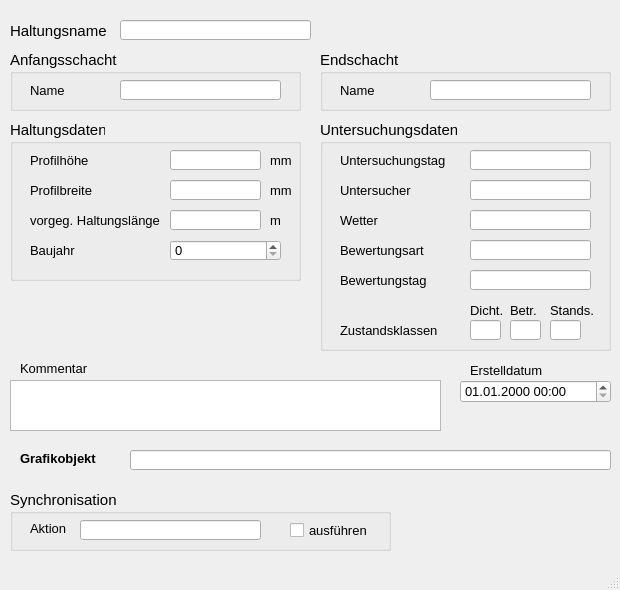
<?xml version="1.0" encoding="UTF-8"?>
<ui version="4.0">
 <class>MainWindow</class>
 <widget class="QMainWindow" name="MainWindow">
  <property name="geometry">
   <rect>
    <x>0</x>
    <y>0</y>
    <width>620</width>
    <height>590</height>
   </rect>
  </property>
  <property name="sizePolicy">
   <sizepolicy hsizetype="Preferred" vsizetype="Preferred">
    <horstretch>0</horstretch>
    <verstretch>0</verstretch>
   </sizepolicy>
  </property>
  <property name="minimumSize">
   <size>
    <width>620</width>
    <height>590</height>
   </size>
  </property>
  <property name="maximumSize">
   <size>
    <width>620</width>
    <height>590</height>
   </size>
  </property>
  <property name="baseSize">
   <size>
    <width>0</width>
    <height>0</height>
   </size>
  </property>
  <property name="font">
   <font>
    <family>Tahoma</family>
    <pointsize>10</pointsize>
   </font>
  </property>
  <property name="windowTitle">
   <string>MainWindow</string>
  </property>
  <widget class="QWidget" name="centralwidget">
   <widget class="QLabel" name="label">
    <property name="geometry">
     <rect>
      <x>10</x>
      <y>20</y>
      <width>131</width>
      <height>21</height>
     </rect>
    </property>
    <property name="font">
     <font>
      <family>Tahoma</family>
      <pointsize>11</pointsize>
     </font>
    </property>
    <property name="text">
     <string>Haltungsname</string>
    </property>
   </widget>
   <widget class="QGroupBox" name="groupBox">
    <property name="geometry">
     <rect>
      <x>10</x>
      <y>50</y>
      <width>291</width>
      <height>61</height>
     </rect>
    </property>
    <property name="font">
     <font>
      <family>Tahoma</family>
      <pointsize>11</pointsize>
     </font>
    </property>
    <property name="title">
     <string>Anfangsschacht</string>
    </property>
    <widget class="QLabel" name="label_3">
     <property name="geometry">
      <rect>
       <x>20</x>
       <y>30</y>
       <width>91</width>
       <height>21</height>
      </rect>
     </property>
     <property name="font">
      <font>
       <family>Tahoma</family>
       <pointsize>10</pointsize>
      </font>
     </property>
     <property name="text">
      <string>Name</string>
     </property>
    </widget>
    <widget class="QLineEdit" name="schoben">
     <property name="geometry">
      <rect>
       <x>110</x>
       <y>30</y>
       <width>161</width>
       <height>20</height>
      </rect>
     </property>
     <property name="font">
      <font>
       <family>Tahoma</family>
       <pointsize>10</pointsize>
      </font>
     </property>
     <property name="toolTip">
      <string>&lt;html&gt;&lt;head/&gt;&lt;body&gt;&lt;p&gt;Name des oberen Schachts&lt;/p&gt;&lt;/body&gt;&lt;/html&gt;</string>
     </property>
     <property name="statusTip">
      <string>Name des oberen Schachts</string>
     </property>
    </widget>
   </widget>
   <widget class="QGroupBox" name="groupBox_3">
    <property name="geometry">
     <rect>
      <x>320</x>
      <y>50</y>
      <width>291</width>
      <height>61</height>
     </rect>
    </property>
    <property name="font">
     <font>
      <family>Tahoma</family>
      <pointsize>11</pointsize>
     </font>
    </property>
    <property name="title">
     <string>Endschacht</string>
    </property>
    <widget class="QLabel" name="label_9">
     <property name="geometry">
      <rect>
       <x>20</x>
       <y>30</y>
       <width>71</width>
       <height>21</height>
      </rect>
     </property>
     <property name="font">
      <font>
       <family>Tahoma</family>
       <pointsize>10</pointsize>
      </font>
     </property>
     <property name="text">
      <string>Name</string>
     </property>
    </widget>
    <widget class="QLineEdit" name="schunten">
     <property name="geometry">
      <rect>
       <x>110</x>
       <y>30</y>
       <width>161</width>
       <height>20</height>
      </rect>
     </property>
     <property name="font">
      <font>
       <family>Tahoma</family>
       <pointsize>10</pointsize>
      </font>
     </property>
     <property name="toolTip">
      <string>&lt;html&gt;&lt;head/&gt;&lt;body&gt;&lt;p&gt;Name des unteren Schachts&lt;/p&gt;&lt;/body&gt;&lt;/html&gt;</string>
     </property>
     <property name="statusTip">
      <string>Name des unteren Schachts</string>
     </property>
    </widget>
   </widget>
   <widget class="QTextEdit" name="kommentar">
    <property name="geometry">
     <rect>
      <x>10</x>
      <y>380</y>
      <width>431</width>
      <height>51</height>
     </rect>
    </property>
    <property name="font">
     <font>
      <family>Tahoma</family>
      <pointsize>10</pointsize>
     </font>
    </property>
    <property name="toolTip">
     <string>&lt;html&gt;&lt;head/&gt;&lt;body&gt;&lt;p&gt;Platz für zusätzliche Kommentare.&lt;/p&gt;&lt;/body&gt;&lt;/html&gt;</string>
    </property>
    <property name="statusTip">
     <string>Platz für zusätzliche Kommentare.</string>
    </property>
   </widget>
   <widget class="QLabel" name="label_22">
    <property name="geometry">
     <rect>
      <x>20</x>
      <y>360</y>
      <width>81</width>
      <height>16</height>
     </rect>
    </property>
    <property name="font">
     <font>
      <family>Tahoma</family>
      <pointsize>10</pointsize>
     </font>
    </property>
    <property name="text">
     <string>Kommentar</string>
    </property>
   </widget>
   <widget class="QLineEdit" name="leitnam">
    <property name="geometry">
     <rect>
      <x>120</x>
      <y>20</y>
      <width>191</width>
      <height>20</height>
     </rect>
    </property>
    <property name="font">
     <font>
      <family>Tahoma</family>
      <pointsize>10</pointsize>
     </font>
    </property>
    <property name="toolTip">
     <string>&lt;html&gt;&lt;head/&gt;&lt;body&gt;&lt;p&gt;Eindeutiger Haltungsname&lt;/p&gt;&lt;/body&gt;&lt;/html&gt;</string>
    </property>
    <property name="statusTip">
     <string>Eindeutiger Haltungsname</string>
    </property>
   </widget>
   <widget class="QGroupBox" name="groupBox_2">
    <property name="geometry">
     <rect>
      <x>10</x>
      <y>120</y>
      <width>291</width>
      <height>161</height>
     </rect>
    </property>
    <property name="font">
     <font>
      <family>Tahoma</family>
      <pointsize>11</pointsize>
     </font>
    </property>
    <property name="title">
     <string>Haltungsdaten</string>
    </property>
    <widget class="QLabel" name="label_7">
     <property name="geometry">
      <rect>
       <x>20</x>
       <y>60</y>
       <width>101</width>
       <height>21</height>
      </rect>
     </property>
     <property name="font">
      <font>
       <family>Tahoma</family>
       <pointsize>10</pointsize>
      </font>
     </property>
     <property name="text">
      <string>Profilbreite</string>
     </property>
    </widget>
    <widget class="QLabel" name="label_20">
     <property name="geometry">
      <rect>
       <x>260</x>
       <y>60</y>
       <width>31</width>
       <height>21</height>
      </rect>
     </property>
     <property name="font">
      <font>
       <family>Tahoma</family>
       <pointsize>10</pointsize>
      </font>
     </property>
     <property name="text">
      <string>mm</string>
     </property>
    </widget>
    <widget class="QLabel" name="label_21">
     <property name="geometry">
      <rect>
       <x>260</x>
       <y>90</y>
       <width>31</width>
       <height>21</height>
      </rect>
     </property>
     <property name="font">
      <font>
       <family>Tahoma</family>
       <pointsize>10</pointsize>
      </font>
     </property>
     <property name="text">
      <string>m </string>
     </property>
    </widget>
    <widget class="QLineEdit" name="laenge">
     <property name="geometry">
      <rect>
       <x>160</x>
       <y>90</y>
       <width>91</width>
       <height>20</height>
      </rect>
     </property>
     <property name="font">
      <font>
       <family>Tahoma</family>
       <pointsize>10</pointsize>
      </font>
     </property>
     <property name="toolTip">
      <string>&lt;html&gt;&lt;head/&gt;&lt;body&gt;&lt;p&gt;&lt;span style=&quot; font-size:10pt;&quot;&gt;vorgegebene Haltungslänge, falls diese nicht automatisch berechnet werden soll&lt;/span&gt;&lt;/p&gt;&lt;/body&gt;&lt;/html&gt;</string>
     </property>
     <property name="statusTip">
      <string>vorgegebene Haltungslänge, falls diese nicht automatisch berechnet werden soll</string>
     </property>
    </widget>
    <widget class="QLabel" name="label_17">
     <property name="geometry">
      <rect>
       <x>20</x>
       <y>90</y>
       <width>151</width>
       <height>21</height>
      </rect>
     </property>
     <property name="font">
      <font>
       <family>Tahoma</family>
       <pointsize>10</pointsize>
      </font>
     </property>
     <property name="text">
      <string>vorgeg. Haltungslänge</string>
     </property>
    </widget>
    <widget class="QLineEdit" name="hoehe">
     <property name="geometry">
      <rect>
       <x>160</x>
       <y>30</y>
       <width>91</width>
       <height>20</height>
      </rect>
     </property>
     <property name="font">
      <font>
       <family>Tahoma</family>
       <pointsize>10</pointsize>
      </font>
     </property>
     <property name="toolTip">
      <string>&lt;html&gt;&lt;head/&gt;&lt;body&gt;&lt;p&gt;Bedeutung hängt vom Profiltyp ab&lt;/p&gt;&lt;/body&gt;&lt;/html&gt;</string>
     </property>
     <property name="statusTip">
      <string>Bedeutung hängt vom Profiltyp ab</string>
     </property>
    </widget>
    <widget class="QLabel" name="label_16">
     <property name="geometry">
      <rect>
       <x>260</x>
       <y>30</y>
       <width>31</width>
       <height>21</height>
      </rect>
     </property>
     <property name="font">
      <font>
       <family>Tahoma</family>
       <pointsize>10</pointsize>
      </font>
     </property>
     <property name="text">
      <string>mm</string>
     </property>
    </widget>
    <widget class="QLineEdit" name="breite">
     <property name="geometry">
      <rect>
       <x>160</x>
       <y>60</y>
       <width>91</width>
       <height>20</height>
      </rect>
     </property>
     <property name="font">
      <font>
       <family>Tahoma</family>
       <pointsize>10</pointsize>
      </font>
     </property>
     <property name="toolTip">
      <string>&lt;html&gt;&lt;head/&gt;&lt;body&gt;&lt;p&gt;Bedeutung hängt vom Profiltyp ab&lt;/p&gt;&lt;/body&gt;&lt;/html&gt;</string>
     </property>
     <property name="statusTip">
      <string>Bedeutung hängt vom Profiltyp ab</string>
     </property>
    </widget>
    <widget class="QLabel" name="label_6">
     <property name="geometry">
      <rect>
       <x>20</x>
       <y>30</y>
       <width>101</width>
       <height>21</height>
      </rect>
     </property>
     <property name="font">
      <font>
       <family>Tahoma</family>
       <pointsize>10</pointsize>
      </font>
     </property>
     <property name="text">
      <string>Profilhöhe</string>
     </property>
    </widget>
    <widget class="QLabel" name="label_60">
     <property name="geometry">
      <rect>
       <x>20</x>
       <y>120</y>
       <width>151</width>
       <height>21</height>
      </rect>
     </property>
     <property name="font">
      <font>
       <family>Tahoma</family>
       <pointsize>10</pointsize>
      </font>
     </property>
     <property name="text">
      <string>Baujahr</string>
     </property>
    </widget>
    <widget class="QSpinBox" name="baujahr">
     <property name="geometry">
      <rect>
       <x>160</x>
       <y>120</y>
       <width>111</width>
       <height>21</height>
      </rect>
     </property>
     <property name="font">
      <font>
       <family>Tahoma</family>
       <pointsize>10</pointsize>
      </font>
     </property>
     <property name="toolTip">
      <string>&lt;html&gt;&lt;head/&gt;&lt;body&gt;&lt;p&gt;Baujahr der Haltung&lt;/p&gt;&lt;/body&gt;&lt;/html&gt;</string>
     </property>
     <property name="statusTip">
      <string>Baujahr der Haltung</string>
     </property>
    </widget>
   </widget>
   <widget class="QLabel" name="label_71">
    <property name="geometry">
     <rect>
      <x>470</x>
      <y>360</y>
      <width>91</width>
      <height>21</height>
     </rect>
    </property>
    <property name="text">
     <string>Erstelldatum</string>
    </property>
   </widget>
   <widget class="QgsDateTimeEdit" name="createdat">
    <property name="geometry">
     <rect>
      <x>460</x>
      <y>380</y>
      <width>151</width>
      <height>23</height>
     </rect>
    </property>
    <property name="font">
     <font>
      <family>Tahoma</family>
      <pointsize>10</pointsize>
     </font>
    </property>
    <property name="currentSection">
     <enum>QDateTimeEdit::DaySection</enum>
    </property>
    <property name="displayFormat">
     <string>dd.MM.yyyy HH:mm</string>
    </property>
   </widget>
   <widget class="QGroupBox" name="groupBox_4">
    <property name="geometry">
     <rect>
      <x>320</x>
      <y>120</y>
      <width>291</width>
      <height>231</height>
     </rect>
    </property>
    <property name="font">
     <font>
      <family>Tahoma</family>
      <pointsize>11</pointsize>
     </font>
    </property>
    <property name="title">
     <string>Untersuchungsdaten</string>
    </property>
    <widget class="QLabel" name="label_61">
     <property name="geometry">
      <rect>
       <x>20</x>
       <y>30</y>
       <width>151</width>
       <height>21</height>
      </rect>
     </property>
     <property name="font">
      <font>
       <family>Tahoma</family>
       <pointsize>10</pointsize>
      </font>
     </property>
     <property name="text">
      <string>Untersuchungstag</string>
     </property>
    </widget>
    <widget class="QLineEdit" name="untersuchtag">
     <property name="geometry">
      <rect>
       <x>150</x>
       <y>30</y>
       <width>121</width>
       <height>20</height>
      </rect>
     </property>
     <property name="font">
      <font>
       <family>Tahoma</family>
       <pointsize>10</pointsize>
      </font>
     </property>
     <property name="toolTip">
      <string>&lt;html&gt;&lt;head/&gt;&lt;body&gt;&lt;p&gt;Datum des Untersuchungstages&lt;/p&gt;&lt;/body&gt;&lt;/html&gt;</string>
     </property>
     <property name="statusTip">
      <string>Datum des Untersuchungstages</string>
     </property>
    </widget>
    <widget class="QLabel" name="label_62">
     <property name="geometry">
      <rect>
       <x>20</x>
       <y>60</y>
       <width>151</width>
       <height>21</height>
      </rect>
     </property>
     <property name="font">
      <font>
       <family>Tahoma</family>
       <pointsize>10</pointsize>
      </font>
     </property>
     <property name="text">
      <string>Untersucher</string>
     </property>
    </widget>
    <widget class="QLineEdit" name="untersucher">
     <property name="geometry">
      <rect>
       <x>150</x>
       <y>60</y>
       <width>121</width>
       <height>20</height>
      </rect>
     </property>
     <property name="font">
      <font>
       <family>Tahoma</family>
       <pointsize>10</pointsize>
      </font>
     </property>
     <property name="toolTip">
      <string>&lt;html&gt;&lt;head/&gt;&lt;body&gt;&lt;p&gt;Name bzw. Kürzel des Untersuchers&lt;/p&gt;&lt;/body&gt;&lt;/html&gt;</string>
     </property>
     <property name="statusTip">
      <string>Name bzw. Kürzel des Untersuchers</string>
     </property>
    </widget>
    <widget class="QLabel" name="label_63">
     <property name="geometry">
      <rect>
       <x>20</x>
       <y>90</y>
       <width>151</width>
       <height>21</height>
      </rect>
     </property>
     <property name="font">
      <font>
       <family>Tahoma</family>
       <pointsize>10</pointsize>
      </font>
     </property>
     <property name="text">
      <string>Wetter</string>
     </property>
    </widget>
    <widget class="QLineEdit" name="wetter">
     <property name="geometry">
      <rect>
       <x>150</x>
       <y>90</y>
       <width>121</width>
       <height>20</height>
      </rect>
     </property>
     <property name="font">
      <font>
       <family>Tahoma</family>
       <pointsize>10</pointsize>
      </font>
     </property>
     <property name="toolTip">
      <string>&lt;html&gt;&lt;head/&gt;&lt;body&gt;&lt;p&gt;kurzer Kommentar zum Wetter am Untersuchungstag&lt;/p&gt;&lt;/body&gt;&lt;/html&gt;</string>
     </property>
     <property name="statusTip">
      <string>kurzer Kommentar zum Wetter am Untersuchungstag</string>
     </property>
    </widget>
    <widget class="QLabel" name="label_64">
     <property name="geometry">
      <rect>
       <x>20</x>
       <y>120</y>
       <width>151</width>
       <height>21</height>
      </rect>
     </property>
     <property name="font">
      <font>
       <family>Tahoma</family>
       <pointsize>10</pointsize>
      </font>
     </property>
     <property name="text">
      <string>Bewertungsart</string>
     </property>
    </widget>
    <widget class="QLineEdit" name="bewertungsart">
     <property name="geometry">
      <rect>
       <x>150</x>
       <y>120</y>
       <width>121</width>
       <height>20</height>
      </rect>
     </property>
     <property name="font">
      <font>
       <family>Tahoma</family>
       <pointsize>10</pointsize>
      </font>
     </property>
     <property name="toolTip">
      <string>&lt;html&gt;&lt;head/&gt;&lt;body&gt;&lt;p&gt;Name des verwndeten Bewertungsmodells (z.B. DWA-M 149-3)&lt;/p&gt;&lt;/body&gt;&lt;/html&gt;</string>
     </property>
     <property name="statusTip">
      <string>Name des verwndeten Bewertungsmodells (z.B. DWA-M 149-3)</string>
     </property>
    </widget>
    <widget class="QLabel" name="label_65">
     <property name="geometry">
      <rect>
       <x>20</x>
       <y>150</y>
       <width>151</width>
       <height>21</height>
      </rect>
     </property>
     <property name="font">
      <font>
       <family>Tahoma</family>
       <pointsize>10</pointsize>
      </font>
     </property>
     <property name="text">
      <string>Bewertungstag</string>
     </property>
    </widget>
    <widget class="QLineEdit" name="bewertungstag">
     <property name="geometry">
      <rect>
       <x>150</x>
       <y>150</y>
       <width>121</width>
       <height>20</height>
      </rect>
     </property>
     <property name="font">
      <font>
       <family>Tahoma</family>
       <pointsize>10</pointsize>
      </font>
     </property>
     <property name="toolTip">
      <string>&lt;html&gt;&lt;head/&gt;&lt;body&gt;&lt;p&gt;Datum des Tages, an dem die Bewertung durchgeführt wird&lt;/p&gt;&lt;/body&gt;&lt;/html&gt;</string>
     </property>
     <property name="statusTip">
      <string>Datum des Tages, an dem die Bewertung durchgeführt wird</string>
     </property>
    </widget>
    <widget class="QLabel" name="label_38">
     <property name="geometry">
      <rect>
       <x>230</x>
       <y>180</y>
       <width>51</width>
       <height>21</height>
      </rect>
     </property>
     <property name="font">
      <font>
       <family>Tahoma</family>
       <pointsize>10</pointsize>
      </font>
     </property>
     <property name="text">
      <string>Stands.</string>
     </property>
    </widget>
    <widget class="QLineEdit" name="max_ZS">
     <property name="geometry">
      <rect>
       <x>230</x>
       <y>200</y>
       <width>31</width>
       <height>20</height>
      </rect>
     </property>
     <property name="toolTip">
      <string>&lt;html&gt;&lt;head/&gt;&lt;body&gt;&lt;p&gt;Zustandsklasse Betriebssicherheit&lt;/p&gt;&lt;/body&gt;&lt;/html&gt;</string>
     </property>
     <property name="statusTip">
      <string>Zustandsklasse Betriebssicherheit</string>
     </property>
    </widget>
    <widget class="QLabel" name="label_37">
     <property name="geometry">
      <rect>
       <x>190</x>
       <y>180</y>
       <width>41</width>
       <height>21</height>
      </rect>
     </property>
     <property name="font">
      <font>
       <family>Tahoma</family>
       <pointsize>10</pointsize>
      </font>
     </property>
     <property name="text">
      <string>Betr.</string>
     </property>
    </widget>
    <widget class="QLabel" name="label_36">
     <property name="geometry">
      <rect>
       <x>20</x>
       <y>200</y>
       <width>121</width>
       <height>21</height>
      </rect>
     </property>
     <property name="font">
      <font>
       <family>Tahoma</family>
       <pointsize>10</pointsize>
      </font>
     </property>
     <property name="text">
      <string>Zustandsklassen</string>
     </property>
    </widget>
    <widget class="QLabel" name="label_39">
     <property name="geometry">
      <rect>
       <x>150</x>
       <y>180</y>
       <width>41</width>
       <height>21</height>
      </rect>
     </property>
     <property name="font">
      <font>
       <family>Tahoma</family>
       <pointsize>10</pointsize>
      </font>
     </property>
     <property name="text">
      <string>Dicht.</string>
     </property>
    </widget>
    <widget class="QLineEdit" name="max_ZD">
     <property name="geometry">
      <rect>
       <x>150</x>
       <y>200</y>
       <width>31</width>
       <height>20</height>
      </rect>
     </property>
     <property name="toolTip">
      <string>&lt;html&gt;&lt;head/&gt;&lt;body&gt;&lt;p&gt;Zustandsklasse Dichtheit&lt;/p&gt;&lt;/body&gt;&lt;/html&gt;</string>
     </property>
     <property name="statusTip">
      <string>Zustandsklasse Dichtheit</string>
     </property>
    </widget>
    <widget class="QLineEdit" name="max_ZB">
     <property name="geometry">
      <rect>
       <x>190</x>
       <y>200</y>
       <width>31</width>
       <height>20</height>
      </rect>
     </property>
     <property name="toolTip">
      <string>&lt;html&gt;&lt;head/&gt;&lt;body&gt;&lt;p&gt;Zustandsklasse Betriebssicherheit&lt;/p&gt;&lt;/body&gt;&lt;/html&gt;</string>
     </property>
     <property name="statusTip">
      <string>Zustandsklasse Betriebssicherheit</string>
     </property>
    </widget>
   </widget>
   <widget class="QLabel" name="label_23">
    <property name="geometry">
     <rect>
      <x>20</x>
      <y>450</y>
      <width>101</width>
      <height>16</height>
     </rect>
    </property>
    <property name="font">
     <font>
      <family>Tahoma</family>
      <pointsize>10</pointsize>
      <weight>75</weight>
      <bold>true</bold>
     </font>
    </property>
    <property name="text">
     <string>Grafikobjekt</string>
    </property>
   </widget>
   <widget class="QGroupBox" name="groupBox_sync">
    <property name="geometry">
     <rect>
      <x>10</x>
      <y>490</y>
      <width>381</width>
      <height>61</height>
     </rect>
    </property>
    <property name="font">
     <font>
      <family>Tahoma</family>
      <pointsize>11</pointsize>
     </font>
    </property>
    <property name="title">
     <string>Synchronisation</string>
    </property>
    <widget class="QCheckBox" name="status">
     <property name="geometry">
      <rect>
       <x>280</x>
       <y>30</y>
       <width>101</width>
       <height>21</height>
      </rect>
     </property>
     <property name="font">
      <font>
       <family>Tahoma</family>
       <pointsize>10</pointsize>
      </font>
     </property>
     <property name="toolTip">
      <string>Synchronisation aktivieren</string>
     </property>
     <property name="statusTip">
      <string>Synchronisation aktivieren</string>
     </property>
     <property name="text">
      <string>ausführen</string>
     </property>
    </widget>
    <widget class="QLabel" name="label_19">
     <property name="geometry">
      <rect>
       <x>20</x>
       <y>30</y>
       <width>51</width>
       <height>16</height>
      </rect>
     </property>
     <property name="font">
      <font>
       <family>Tahoma</family>
       <pointsize>10</pointsize>
      </font>
     </property>
     <property name="text">
      <string>Aktion</string>
     </property>
    </widget>
    <widget class="QLineEdit" name="aktion">
     <property name="geometry">
      <rect>
       <x>70</x>
       <y>30</y>
       <width>181</width>
       <height>20</height>
      </rect>
     </property>
     <property name="toolTip">
      <string>&lt;html&gt;&lt;head/&gt;&lt;body&gt;&lt;p&gt;Maßnahme zur Synchronisation&lt;/p&gt;&lt;/body&gt;&lt;/html&gt;</string>
     </property>
     <property name="statusTip">
      <string>Maßnahme zur Synchronisation</string>
     </property>
    </widget>
   </widget>
   <widget class="QLineEdit" name="objekt">
    <property name="geometry">
     <rect>
      <x>130</x>
      <y>450</y>
      <width>481</width>
      <height>20</height>
     </rect>
    </property>
    <property name="toolTip">
     <string>&lt;html&gt;&lt;head/&gt;&lt;body&gt;&lt;p&gt;Textbeschreibung (WKT) des Grafikobjekts&lt;/p&gt;&lt;/body&gt;&lt;/html&gt;</string>
    </property>
    <property name="statusTip">
     <string>Textbeschreibung des Grafikobjekts</string>
    </property>
   </widget>
  </widget>
  <widget class="QMenuBar" name="menubar">
   <property name="geometry">
    <rect>
     <x>0</x>
     <y>0</y>
     <width>620</width>
     <height>22</height>
    </rect>
   </property>
  </widget>
  <widget class="QStatusBar" name="statusbar"/>
 </widget>
 <customwidgets>
  <customwidget>
   <class>QgsDateTimeEdit</class>
   <extends>QDateTimeEdit</extends>
   <header>qgsdatetimeedit.h</header>
  </customwidget>
 </customwidgets>
 <tabstops>
  <tabstop>leitnam</tabstop>
  <tabstop>hoehe</tabstop>
  <tabstop>breite</tabstop>
  <tabstop>laenge</tabstop>
  <tabstop>createdat</tabstop>
  <tabstop>kommentar</tabstop>
 </tabstops>
 <resources/>
 <connections/>
</ui>
